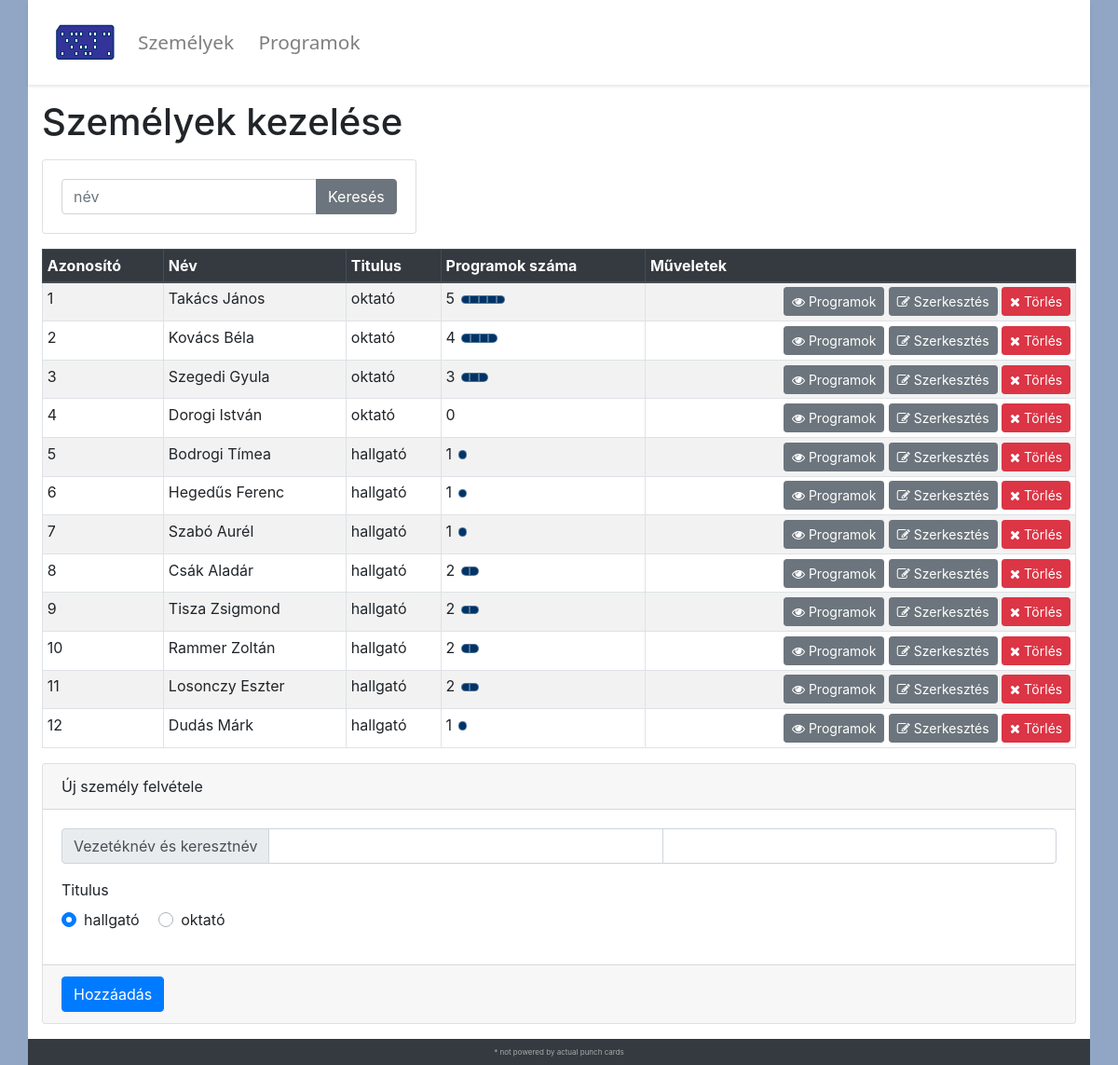
The page /personnel.php on the database its author committed.
### tables this page shows
CREATE TABLE Szemely
(
  id INT PRIMARY KEY AUTO_INCREMENT,
  vezeteknev NVARCHAR(50),
  keresztnev NVARCHAR(50),
  titulus NVARCHAR(30)
);

### personnel.php (the view, shortened to what this page needs)
<?php
$db = getDb();
?>
</head>
<body>
  <div class="container main-content">
    <h1>Személyek kezelése</h1>
    <form class="form-inline mb-3" method="post">
      <div class="card">
          <div class="card-body">
            <div class="input-group">
              <input type="search" class="form-control" placeholder="név" name="search_name" value="<?=isset($_POST['search']) ? $_POST['search_name'] : ''?>">
              <div class="input-group-append">
                <button class="btn btn-secondary" type="submit" value="Keresés" name="search">Keresés</button>
              </div>
            </div>
          </div>
      </div>
    </form>
    <?php
      $queryListPersonnel = 'SELECT id, CONCAT(vezeteknev, " ", keresztnev) AS nev, titulus FROM szemely';
      $result = mysqli_query($db, $queryListPersonnel) or die(mysqli_error($db));
    ?>
    <div class="table-responsive">
      <table class="table table-striped table-sm table-bordered">
        <thead class="thead-dark">
          <tr>
            <th>Azonosító</th>
            <th>Név</th>
            <th>Titulus</th>
            <th>Programok száma</th>
            <th class="">Műveletek</th>
          </tr>
        </thead>
        <tbody>
          <?php while ($row = mysqli_fetch_array($result)): ?>
            <tr>
              <td><?=$row['id']?></td>
              <td><?=$row['nev']?></td>
              <td><?=$row['titulus']?></td>
              <td>
                <?php
                  $queryCountPrograms = 'SELECT COUNT(id) FROM program WHERE author = ' . $row['id'];
                  $countResult = mysqli_query($db, $queryCountPrograms) or die(mysqli_error($db));
                  $progCount = mysqli_fetch_row($countResult)[0];
                  print($progCount);
                  for ($i=0; $i < $progCount; $i++) {
                    print('<i class="program-dot"></i>');
                  }
                ?>
              </td>
              <td class="text-right">
                <a class="btn btn-secondary btn-sm" href="programs.php?author=<?=$row['id']?>">
                  <i class="fa fa-eye"></i><span> Programok</span>
                </a>
                <a class="btn btn-secondary btn-sm" href="edit-person.php?id=<?=$row['id']?>">
                  <i class="fa fa-edit"></i><span> Szerkesztés</span>
                </a>
                <a class="btn btn-danger btn-sm" href="edit-person.php?delete=<?=$row['id']?>">
                  <i class="fa fa-remove"></i><span> Törlés</span>
                </a>
              </td>
            </tr>
          <?php endwhile; ?>
        </tbody>
      </table>
    </div>
    <form method="post" action="">
      <div class="card">
        <div class="card-header">
          Új személy felvétele
        </div>
        <div class="card-body">
          <div class="form-group">
            <div class="input-group">
              <div class="input-group-prepend">
                <span class="input-group-text">Vezetéknév és keresztnév</span>
              </div>
              <input type="text" required aria-label="Vezetéknév" name="vezeteknev" class="form-control" id="vezeteknev">
              <input type="text" required aria-label="Keresztnév" name="keresztnev" class="form-control" id="keresztnev">
            </div>
          </div>
          <div class="form-group">
            <label for="titulus">Titulus</label>
            <div class="form-group">
              <div class="custom-control custom-radio custom-control-inline">
                <label class="custom-control-label" for="hallgató">hallgató</label>
              </div>
              <div class="custom-control custom-radio custom-control-inline">
                <label class="custom-control-label" for="oktató">oktató</label>
              </div>
            </div>
          </div>
        </div>
        <div class="card-footer">
          <input type="submit" class="btn btn-primary" name="add" value="Hozzáadás">
        </div>
      </div>
    </form>
  </div>

### punchcard.css (style rules this page uses)
body { --card-background: #003366; background-color: #90A6C4; margin-bottom: 0; height: 100vh; }
h1 { margin-bottom: 0.4em; }
footer { font-size: 0.5em; color: #aaa; }
body > .container:nth-child(2) { padding-top: 1em; background-color: #fff; padding-bottom: 1em; min-height: calc(100% - 16px - 75px - 16px - 12px); }
.navbar { font-family: 'Segoe UI', Tahoma, Geneva, Verdana, sans-serif; font-weight: 500; font-size: 1.3em; box-shadow: 0px 2px 3px 0 rgba(0,0,0,0.1); padding-left: 1.4em; }
.nav-container { padding: 0; background-color: #fff; }
.navbar-nav { flex-direction: row !important; }
.navbar-nav li { padding-right: 0.5em; }
td:last-child { min-width: 7.1em; vertical-align: middle !important; }
.program-dot::before { display: inline-block; content: ""; background-color: var(--card-background); width: 0.6em; height: 0.6em; border: 1px solid rgba(255,255,255,0.3); }
.program-dot:first-child:before { margin-left: 0.4em; border-top-left-radius: 100%; border-bottom-left-radius: 100%; }
.program-dot:last-child:before { border-top-right-radius: 100%; border-bottom-right-radius: 100%; }

### rows shown on the page
szemely: id "1", nev "Takács János", titulus "oktató", progCount "5"
szemely: id "2", nev "Kovács Béla", titulus "oktató", progCount "4"
szemely: id "3", nev "Szegedi Gyula", titulus "oktató", progCount "3"
szemely: id "4", nev "Dorogi István", titulus "oktató", progCount "0"
szemely: id "5", nev "Bodrogi Tímea", titulus "hallgató", progCount "1"
szemely: id "6", nev "Hegedűs Ferenc", titulus "hallgató", progCount "1"
szemely: id "7", nev "Szabó Aurél", titulus "hallgató", progCount "1"
szemely: id "8", nev "Csák Aladár", titulus "hallgató", progCount "2"
szemely: id "9", nev "Tisza Zsigmond", titulus "hallgató", progCount "2"
szemely: id "10", nev "Rammer Zoltán", titulus "hallgató", progCount "2"
szemely: id "11", nev "Losonczy Eszter", titulus "hallgató", progCount "2"
szemely: id "12", nev "Dudás Márk", titulus "hallgató", progCount "1"
